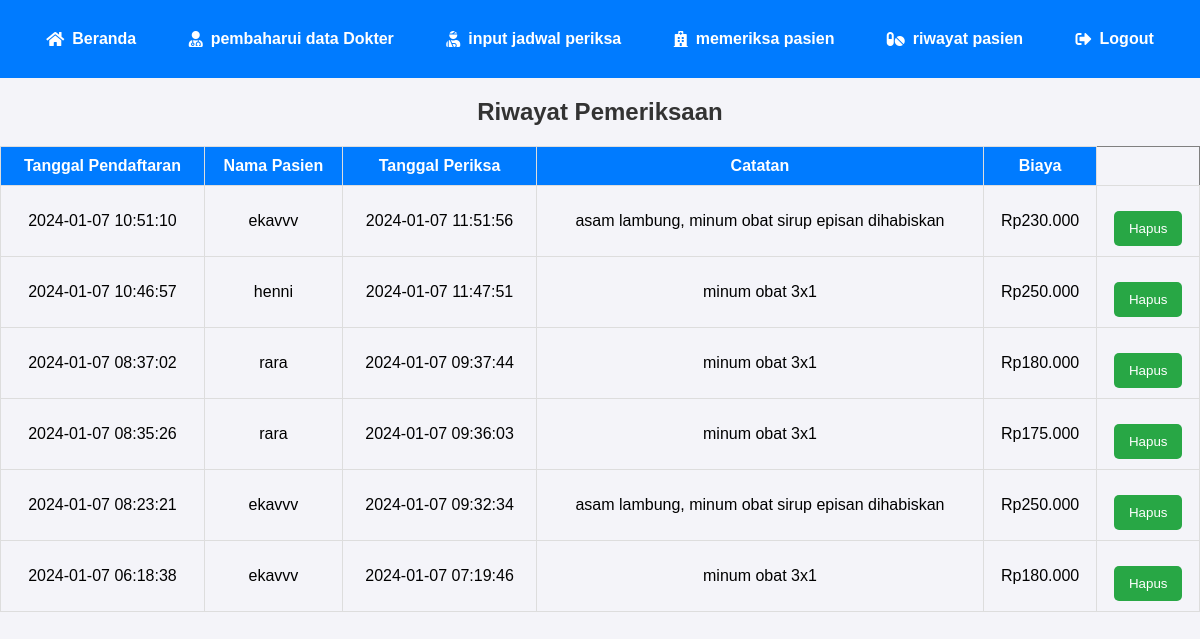
/BK/admin_sistem/riwayatPeriksa.php, run on the app's committed database.
### tables this page shows
CREATE TABLE `periksa` (
  `id` int(10) UNSIGNED NOT NULL,
  `id_daftar_poli` int(10) UNSIGNED NOT NULL,
  `tgl_periksa` datetime NOT NULL,
  `catatan` text NOT NULL,
  `biaya_periksa` int(11) NOT NULL
);

CREATE TABLE `daftar_poli` (
  `id` int(10) UNSIGNED NOT NULL,
  `id_pasien` int(10) UNSIGNED NOT NULL,
  `id_jadwal` int(10) UNSIGNED NOT NULL,
  `keluhan` text NOT NULL,
  `no_antrian` int(10) UNSIGNED NOT NULL,
  `tanggal` timestamp NOT NULL DEFAULT current_timestamp() ON UPDATE current_timestamp()
);

CREATE TABLE `pasien` (
  `id` int(10) UNSIGNED NOT NULL,
  `nama` varchar(255) NOT NULL,
  `alamat` varchar(255) NOT NULL,
  `no_ktp` varchar(255) NOT NULL,
  `no_hp` varchar(50) NOT NULL,
  `no_rm` varchar(25) NOT NULL,
  `password` int(20) NOT NULL
);

### BK/admin_sistem/riwayatPeriksa.php (the view, shortened to what this page needs)
<?php
require 'db.php';
$riwayatPemeriksaan = getRiwayatPemeriksaan($pdo);
function getRiwayatPemeriksaan($pdo) {
    $sql = "SELECT dp.tanggal AS tanggal_pendaftaran, p.nama, pr.tgl_periksa, pr.catatan, pr.biaya_periksa, pr.id AS id_periksa
            FROM periksa pr
            JOIN daftar_poli dp ON pr.id_daftar_poli = dp.id
            JOIN pasien p ON dp.id_pasien = p.id
            ORDER BY pr.tgl_periksa DESC";
    $stmt = $pdo->query($sql);
    return $stmt->fetchAll();
}
?>
<!DOCTYPE html>
<html lang="id">
<head>
    <link href="https://cdnjs.cloudflare.com/ajax/libs/font-awesome/5.15.4/css/all.min.css" rel="stylesheet">
</head>
<body>
<div class="navbar">
    <a href="dashbordDokter.php"><i class="fa fa-home" aria-hidden="true"></i>Beranda</a>
    <a href="updateDokter.php"><i class="fas fa-user-md"></i> pembaharui data Dokter</a>
    <a href="jadwalPeriksa.php"><i class="fas fa-user-injured"></i> input jadwal periksa</a>
    <a href="catatan_kesehatan.php"><i class="fas fa-hospital"></i> memeriksa pasien</a>
    <a href="riwayatPeriksa.php"><i class="fas fa-pills"></i> riwayat pasien</a>
    <a href="logout.php"><i class="fas fa-sign-out-alt"></i> Logout</a>
</div>
<div style="display: flex; flex-wrap: wrap; justify-content: space-between;">
    <div style="flex: 1; min-width: 300px;">
        <h2>Riwayat Pemeriksaan</h2>
        <table border="1" style="width: 100%; border-collapse: collapse;">
            <thead>
                <tr>
                    <th>Tanggal Pendaftaran</th>
                    <th>Nama Pasien</th>
                    <th>Tanggal Periksa</th>
                    <th>Catatan</th>
                    <th>Biaya</th>
                </tr>
            </thead>
            <tbody>
                <?php if (!empty($riwayatPemeriksaan)): ?>
                    <?php foreach ($riwayatPemeriksaan as $riwayat): ?>
                        <tr>
                            <td><?= htmlspecialchars($riwayat['tanggal_pendaftaran']) ?></td>
                            <td><?= htmlspecialchars($riwayat['nama']) ?></td>
                            <td><?= htmlspecialchars($riwayat['tgl_periksa']) ?></td>
                            <td><?= htmlspecialchars($riwayat['catatan']) ?></td>
                            <td>Rp<?= number_format($riwayat['biaya_periksa'], 0, ',', '.') ?></td>
                            <td>
                                <form method="POST" style="display:inline;">
                                    <button type="submit" name="hapus_riwayat" onclick="return confirm('Apakah Anda yakin ingin menghapus riwayat ini?');">Hapus</button>
                                </form>
                            </td>
                        </tr>
                    <?php endforeach; ?>
                <?php else: ?>
                    <tr>
                        <td colspan="6" style="text-align: center;">Belum ada riwayat pemeriksaan.</td>
                    </tr>
                <?php endif; ?>
            </tbody>
        </table>
    </div>
</div>
</body>
</html>

### BK/admin_sistem/riwayatPeriksa.php (style rules this page uses)
body { font-family: Arial, sans-serif; margin: 0; padding: 0; background-color: #f4f4f9; }
.navbar { background-color: #007bff; padding: 20px 20px; display: flex; justify-content: space-around; }
.navbar a { color: white; text-decoration: none; font-weight: bold; padding: 10px 20px; border-radius: 20px; transition: background-color 0.3s ease; display: flex; align-items: center; }
.navbar a i { margin-right: 8px; }
h1, h2 { text-align: center; color: #333; }
form button { margin-top: 15px; background-color: #28a745; color: white; border: none; padding: 10px 15px; border-radius: 5px; cursor: pointer; transition: background-color 0.3s ease; }
table { width: 100%; border-collapse: collapse; margin-top: 20px; }
table th, table td { border: 1px solid #ddd; padding: 10px; text-align: center; }
table th { background-color: #007bff; color: white; }

### data on the page
periksa: id_daftar_poli.tanggal "2024-01-07 10:51:10", pasien.nama "ekavvv", tgl_periksa "2024-01-07 11:51:56", catatan "asam lambung, minum obat sirup episan dihabiskan", biaya_periksa "230.000"
periksa: id_daftar_poli.tanggal "2024-01-07 10:46:57", pasien.nama "henni", tgl_periksa "2024-01-07 11:47:51", catatan "minum obat 3x1", biaya_periksa "250.000"
periksa: id_daftar_poli.tanggal "2024-01-07 08:37:02", pasien.nama "rara", tgl_periksa "2024-01-07 09:37:44", catatan "minum obat 3x1", biaya_periksa "180.000"
periksa: id_daftar_poli.tanggal "2024-01-07 08:35:26", pasien.nama "rara", tgl_periksa "2024-01-07 09:36:03", catatan "minum obat 3x1", biaya_periksa "175.000"
periksa: id_daftar_poli.tanggal "2024-01-07 08:23:21", pasien.nama "ekavvv", tgl_periksa "2024-01-07 09:32:34", catatan "asam lambung, minum obat sirup episan dihabiskan", biaya_periksa "250.000"
periksa: id_daftar_poli.tanggal "2024-01-07 06:18:38", pasien.nama "ekavvv", tgl_periksa "2024-01-07 07:19:46", catatan "minum obat 3x1", biaya_periksa "180.000"
